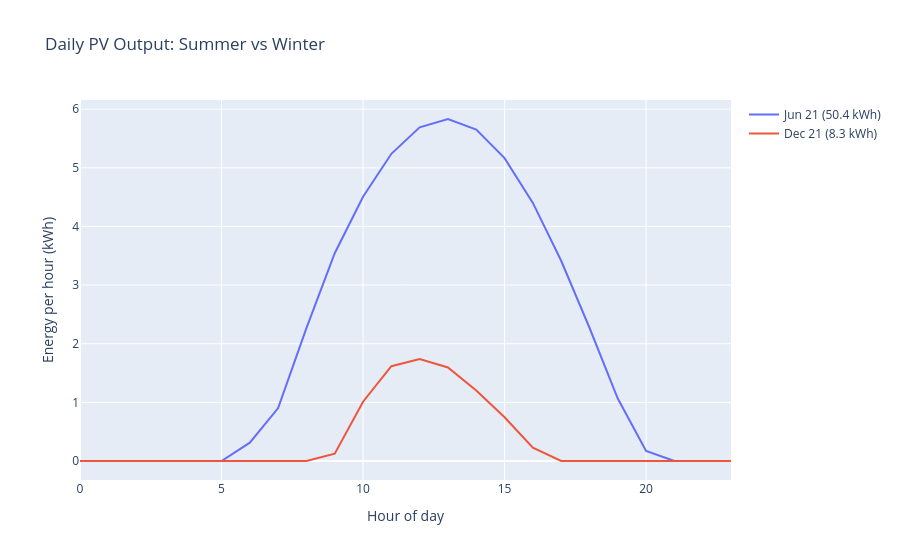

The cell this chart's notebook holds for it:
### Markdown cell above
## Summer vs Winter Day Snapshot

The yearly simulation includes all seasons. Below we compare one representative summer day and one representative winter day in Utrecht:

- Summer: June 21
- Winter: December 21

This helps show the seasonal change in daylight window and total daily production for the same PV setup.

### Code cell
import plotly.graph_objects as go


def _daily_curve_from_result(sim_result, month: int, day: int):
    hourly = [0.0] * 24
    for ts, value in zip(sim_result.timestamps, sim_result.total_hourly_kwh):
        if ts.month == month and ts.day == day:
            hourly[ts.hour] = value
    return hourly


summer_label = "Jun 21"
winter_label = "Dec 21"

summer_curve = _daily_curve_from_result(result, 6, 21)
winter_curve = _daily_curve_from_result(result, 12, 21)

summer_total = sum(summer_curve)
winter_total = sum(winter_curve)

seasonal_day_figure = go.Figure()
seasonal_day_figure.add_trace(
    go.Scatter(x=list(range(24)), y=summer_curve, mode="lines", name=f"{summer_label} ({summer_total:.1f} kWh)")
)
seasonal_day_figure.add_trace(
    go.Scatter(x=list(range(24)), y=winter_curve, mode="lines", name=f"{winter_label} ({winter_total:.1f} kWh)")
)
seasonal_day_figure.update_layout(
    title="Daily PV Output: Summer vs Winter",
    xaxis_title="Hour of day",
    yaxis_title="Energy per hour (kWh)",
)
seasonal_day_figure

### Figure 1 — Plotly figure (JSON) as saved in the notebook; plotly's stock layout.template omitted (floating-point values rounded to 4 significant figures)
{"data": [{"mode": "lines", "name": "Jun 21 (50.4 kWh)", "type": "scatter", "x": [0, 1, 2, 3, 4, 5, 6, 7, 8, 9, 10, 11, 12, 13, 14, 15, 16, 17, 18, 19, 20, 21, 22, 23], "y": [0, 0, 0, 0, 0, 0, 0.312, 0.903, 2.265, 3.542, 4.505, 5.238, 5.691, 5.832, 5.653, 5.165, 4.401, 3.415, 2.272, 1.066, 0.1728, 0.0004335, 0, 0]}, {"mode": "lines", "name": "Dec 21 (8.3 kWh)", "type": "scatter", "x": [0, 1, 2, 3, 4, 5, 6, 7, 8, 9, 10, 11, 12, 13, 14, 15, 16, 17, 18, 19, 20, 21, 22, 23], "y": [0, 0, 0, 0, 0, 0, 0, 0, 0, 0.1257, 1.01, 1.617, 1.737, 1.595, 1.201, 0.7451, 0.2263, 0, 0, 0, 0, 0, 0, 0]}], "layout": {"title": {"text": "Daily PV Output: Summer vs Winter"}, "xaxis": {"title": {"text": "Hour of day"}}, "yaxis": {"title": {"text": "Energy per hour (kWh)"}}}}
